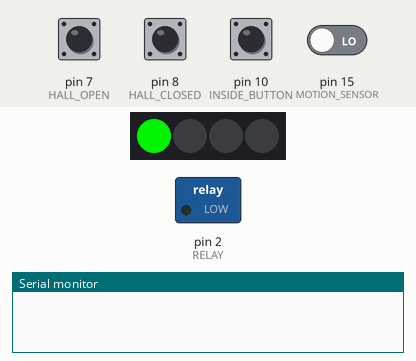
This sketch was run on a simulated Arduino Uno, built with avr-gcc and run on an emulated ATmega328P. Parts: 4 RGB LEDs in strip order, left to right, switched loads named in the sketch (green lamp = pin HIGH), the last lines printed to the serial monitor. The inputs (shaded band) are chosen by the test bench; at power-on: pin 7 (HALL_OPEN), pin 8 (HALL_CLOSED), pin 10 (INSIDE_BUTTON) HIGH, pin 15 (MOTION_SENSOR) LOW. Dim RGB values are drawn brighter than linear.

Above: at 4.25 s.
4.3 s: pin 7 (HALL_OPEN) pulled LOW for 0.15 s
At 4.48 s:
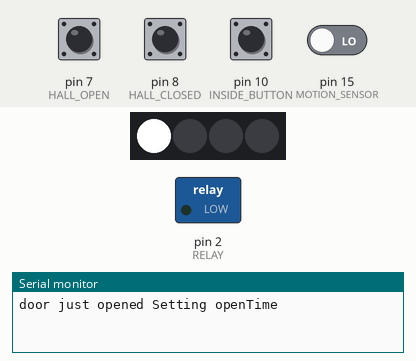
7.3 s: pin 10 (INSIDE_BUTTON) pulled LOW for 0.15 s
At 7.5 s:
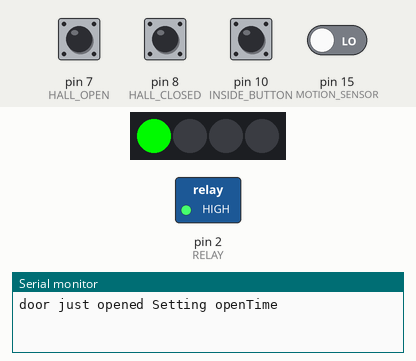
10.3 s: pin 8 (HALL_CLOSED) pulled LOW for 0.15 s
At 10.5 s:
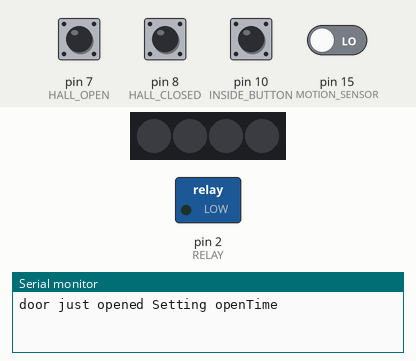
13.3 s: pin 15 (MOTION_SENSOR) driven HIGH
At 14.72 s:
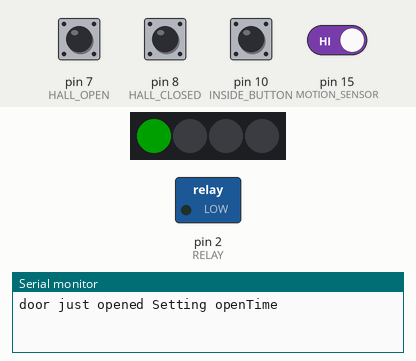
16.3 s: pin 7 (HALL_OPEN) pulled LOW for 1 s
At 16.9 s:
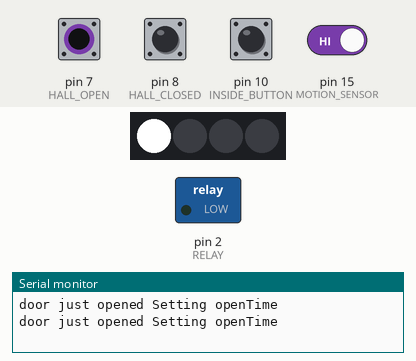
19.3 s: pin 8 (HALL_CLOSED) pulled LOW for 1 s
At 20.1 s:
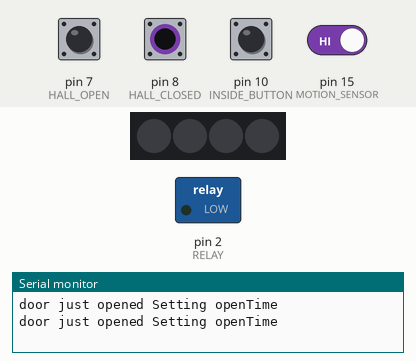
Timing chart, 0 to 23.3 s (numbered marks = the images above; inputs shaded):
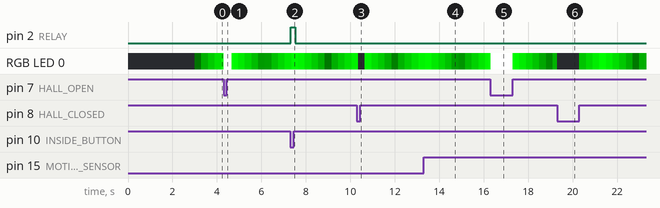

The sketch:

garageOpener.ino
```cpp
#include <Adafruit_NeoPixel.h>
#include <Bounce2.h>


#define RELAY 2
#define HALL_OPEN 7
#define HALL_CLOSED 8
#define LIGHT 9
#define INSIDE_BUTTON 10
#define MOTION_SENSOR 15
#define MOVEMENT_BUFFER 3000

const long minute = 60000L;
const long closeWarning = minute*15;
const long closeMax = minute*20;

Adafruit_NeoPixel strip = Adafruit_NeoPixel(4, LIGHT);

boolean triedAutoShutting = false;
boolean doorMoving = false;


long lastRelayOn = 0;
int relayDelay = 200;

boolean closingSoon = false;
long openTime = 0;
long lastMovement = 0;

Bounce insideButton = Bounce();

void setup() {
  Serial.begin(59700);

  pinMode(INSIDE_BUTTON, INPUT_PULLUP);
  insideButton.attach(INSIDE_BUTTON);
  insideButton.interval(20);


  pinMode(HALL_CLOSED, INPUT_PULLUP);
  pinMode(HALL_OPEN, INPUT_PULLUP);
  pinMode(RELAY, OUTPUT);

  strip.begin();
  strip.show();
  delay(MOVEMENT_BUFFER);
}

void loop() {
  checkForMovement();
  insideButton.update();
  //show the state of the door
  updateStatusLed();


  if (insideButton.fell()){
    triggerRelay();
  }

  if (doorClosed()){
   openTime = 0;
   closingSoon = false;
   triedAutoShutting = false;
  }

  if (!doorClosed() && !doorMoving2()) {
    if (openTime == 0) {
     openTime = millis();
     Serial.println("door just opened Setting openTime");
     Serial.println("");
   } else if (millis() > (openTime + (closeMax)) && !triedAutoShutting){
      Serial.println("shutting door");
      Serial.println();
      triggerRelay();
      triedAutoShutting = true;
    } else if (millis() > (openTime + (closeWarning))){
      closingSoon = true;
    } else {
      closingSoon = false;
    }

  }

  clearRelay();
}

void checkForMovement() {
  if (digitalRead(MOTION_SENSOR) == HIGH) {
    lastMovement = millis();
    if (openTime != 0){
      openTime = lastMovement;
    }
  }
}

int brightness = 1;
int fadeAmount = 1;

void updateStatusLed(){
  if (millis() % 12 == 0){

    if (triedAutoShutting && !doorMoving2()){
      strip.setPixelColor(0, 255,0,0);
    } else if (!doorMoving2()){
      strip.setBrightness(255);
      if (!doorClosed()){
        if(closingSoon){
          strip.setPixelColor(0, 0,0,255);
        } else {
          strip.setPixelColor(0, 255,255,255);
        }
      } else if (doorClosed()){
        strip.setPixelColor(0, 0,0,0);
      }
    }
    else {
      strip.setPixelColor(0,0, 255,0);
      strip.setBrightness(brightness);

      // change the brightness for next time through the loop:
      brightness = brightness + fadeAmount;

      // reverse the direction of the fading at the ends of the fade:
      if (brightness == 1 || brightness == 255) {
        fadeAmount = -fadeAmount ;
      }
    }

    strip.show();
  }
}


void triggerRelay(){

  digitalWrite(RELAY, HIGH);
  lastRelayOn = millis();
}


void clearRelay(){
  if ((millis() - lastRelayOn) > relayDelay) {
    digitalWrite(RELAY, LOW);
  }

}

boolean doorClosed(){
  return digitalRead(HALL_CLOSED) == LOW;
}

boolean doorOpen(){
  return digitalRead(HALL_OPEN) == LOW;
}

boolean doorMoving2() {
  return (!doorOpen() && !doorClosed()) || lastRelayOn + MOVEMENT_BUFFER > millis();
}
```

Measured:
- after the input at 7.3 s, pin 2 (RELAY): LOW → HIGH at once, → LOW 0.20 s later
